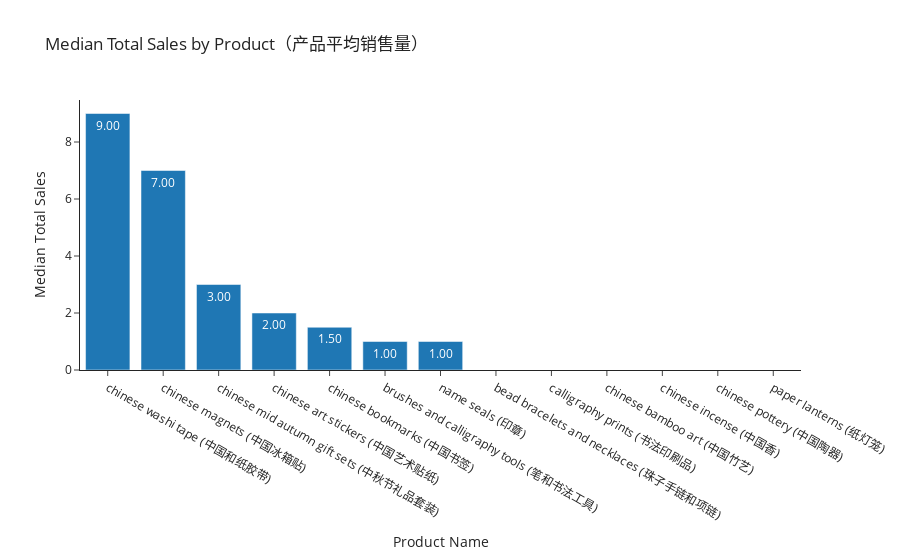
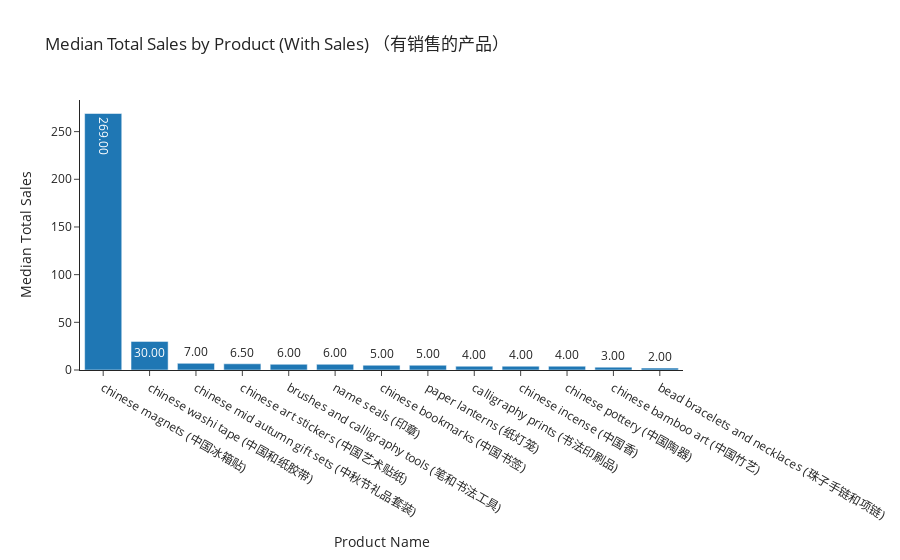

These figures' notebook cell, in order:
### Code cell
# Median total sales by product
fig1 = plot_bar_chart_plotly(
    all_product_data.groupby("product_name_chinese_name")["Total Sales"]
    .median()
    .reset_index(),
    x="product_name_chinese_name",
    y="Total Sales",
    title="Median Total Sales by Product（产品平均销售量）",
    x_label="Product Name",
    y_label="Median Total Sales",
)

# Median total sales by product with sales
fig2 = plot_bar_chart_plotly(
    all_product_data[all_product_data["has_sales"] == True]
    .groupby("product_name_chinese_name")["Total Sales"]
    .median()
    .reset_index(),
    x="product_name_chinese_name",
    y="Total Sales",
    title="Median Total Sales by Product (With Sales) （有销售的产品）",
    x_label="Product Name",
    y_label="Median Total Sales",
)

fig1.show()
fig2.show()

### Figure 1 — Plotly figure (JSON) as saved in the notebook; plotly's stock layout.template omitted (floating-point values rounded to 4 significant figures)
{"data": [{"name": "Total Sales", "text": [9, 7, 3, 2, 1.5, 1, 1, 0, 0, 0, 0, 0, 0], "textposition": "auto", "texttemplate": "%{text:.2f}", "type": "bar", "x": ["chinese washi tape (中国和纸胶带)", "chinese magnets (中国冰箱贴)", "chinese mid autumn gift sets (中秋节礼品套装)", "chinese art stickers (中国艺术贴纸)", "chinese bookmarks (中国书签)", "brushes and calligraphy tools (笔和书法工具)", "name seals (印章)", "bead bracelets and necklaces (珠子手链和项链)", "calligraphy prints (书法印刷品)", "chinese bamboo art (中国竹艺)", "chinese incense (中国香)", "chinese pottery (中国陶器)", "paper lanterns (纸灯笼)"], "y": [9, 7, 3, 2, 1.5, 1, 1, 0, 0, 0, 0, 0, 0]}], "layout": {"title": {"text": "Median Total Sales by Product（产品平均销售量）"}, "xaxis": {"title": {"text": "Product Name"}}, "yaxis": {"title": {"text": "Median Total Sales"}}}}

### Figure 2 — Plotly figure (JSON) as saved in the notebook; plotly's stock layout.template omitted (floating-point values rounded to 4 significant figures)
{"data": [{"name": "Total Sales", "text": [269, 30, 7, 6.5, 6, 6, 5, 5, 4, 4, 4, 3, 2], "textposition": "auto", "texttemplate": "%{text:.2f}", "type": "bar", "x": ["chinese magnets (中国冰箱贴)", "chinese washi tape (中国和纸胶带)", "chinese mid autumn gift sets (中秋节礼品套装)", "chinese art stickers (中国艺术贴纸)", "brushes and calligraphy tools (笔和书法工具)", "name seals (印章)", "chinese bookmarks (中国书签)", "paper lanterns (纸灯笼)", "calligraphy prints (书法印刷品)", "chinese incense (中国香)", "chinese pottery (中国陶器)", "chinese bamboo art (中国竹艺)", "bead bracelets and necklaces (珠子手链和项链)"], "y": [269, 30, 7, 6.5, 6, 6, 5, 5, 4, 4, 4, 3, 2]}], "layout": {"title": {"text": "Median Total Sales by Product (With Sales) （有销售的产品）"}, "xaxis": {"title": {"text": "Product Name"}}, "yaxis": {"title": {"text": "Median Total Sales"}}}}
